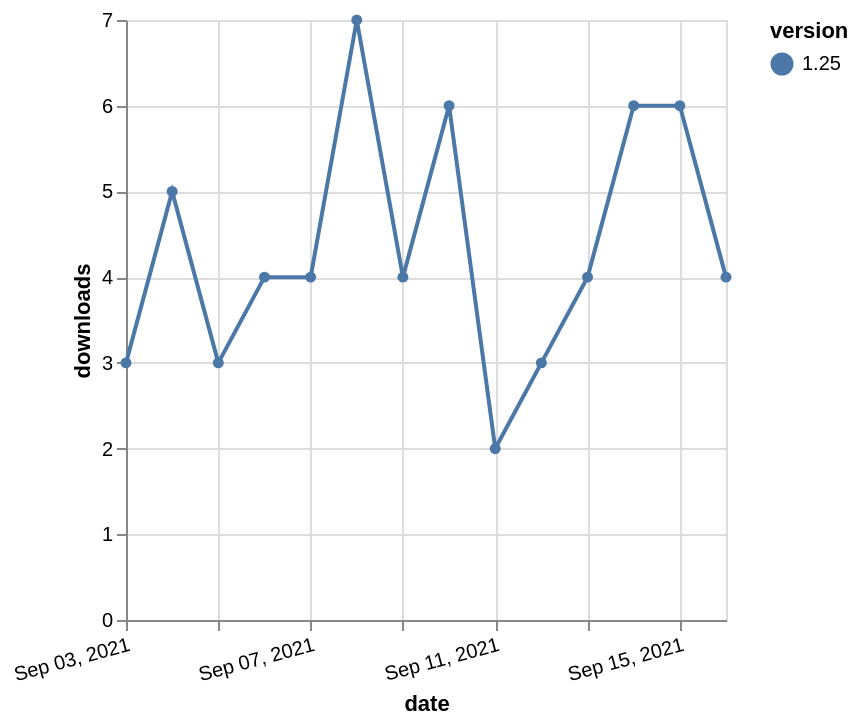

The specification (Vega-Lite) saved for this image:
### Vega-Lite specification from a JSON file in a GitHub repository (floating-point values rounded to 4 significant figures)
{"$schema": "https://vega.github.io/schema/vega-lite/v5.json", "description": "A simple bar chart with embedded data.", "data": {"values": [{"date": "2021-09-03", "total": 3972, "delta": 3, "version": "1.25"}, {"date": "2021-09-04", "total": 3977, "delta": 5, "version": "1.25"}, {"date": "2021-09-05", "total": 3980, "delta": 3, "version": "1.25"}, {"date": "2021-09-06", "total": 3984, "delta": 4, "version": "1.25"}, {"date": "2021-09-07", "total": 3988, "delta": 4, "version": "1.25"}, {"date": "2021-09-08", "total": 3995, "delta": 7, "version": "1.25"}, {"date": "2021-09-09", "total": 3999, "delta": 4, "version": "1.25"}, {"date": "2021-09-10", "total": 4005, "delta": 6, "version": "1.25"}, {"date": "2021-09-11", "total": 4007, "delta": 2, "version": "1.25"}, {"date": "2021-09-12", "total": 4010, "delta": 3, "version": "1.25"}, {"date": "2021-09-13", "total": 4014, "delta": 4, "version": "1.25"}, {"date": "2021-09-14", "total": 4020, "delta": 6, "version": "1.25"}, {"date": "2021-09-15", "total": 4026, "delta": 6, "version": "1.25"}, {"date": "2021-09-16", "total": 4030, "delta": 4, "version": "1.25"}]}, "width": "container", "mark": {"type": "line", "point": {"filled": true}}, "encoding": {"x": {"field": "date", "type": "temporal", "timeUnit": "yearmonthdate", "title": "date", "axis": {"labelAngle": -15}}, "y": {"field": "delta", "type": "quantitative", "title": "downloads"}, "color": {"field": "version", "type": "nominal"}, "tooltip": {"field": "delta"}}}
